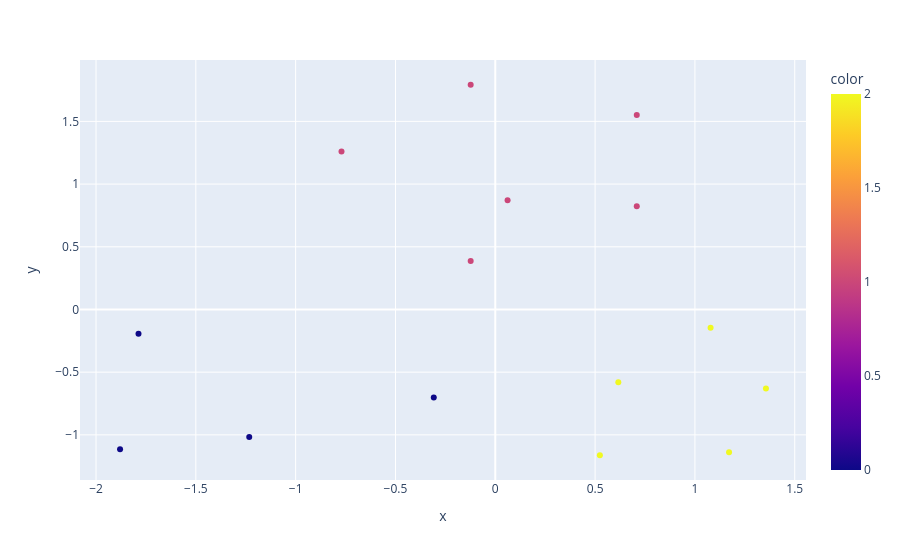

The cell this chart's notebook holds for it:
### Code cell
grafico1 = px.scatter(x = base_salario[:,0], y = base_salario[:,1], color=rotulos)
grafico2 = px.scatter(x = centroides[:,0], y = centroides[:,1], size= [12,12,12])
grafico3 = go.Figure(data = grafico1.data + grafico2.data)
grafico1.show()

### Figure 1 — Plotly figure (JSON) as saved in the notebook; plotly's stock layout.template omitted (floating-point values rounded to 4 significant figures)
{"data": [{"hovertemplate": "x=%{x}<br>y=%{y}<br>color=%{marker.color}<extra></extra>", "legendgroup": "", "marker": {"color": [0, 0, 0, 0, 2, 2, 2, 2, 2, 1, 1, 1, 1, 1, 1], "coloraxis": "coloraxis", "symbol": "circle"}, "mode": "markers", "name": "", "orientation": "v", "showlegend": false, "type": "scatter", "x": [-1.88, -1.233, -1.787, -0.3081, 0.5238, 1.171, 1.356, 0.6163, 1.078, -0.7703, -0.1233, 0.06163, -0.1233, 0.7087, 0.7087], "xaxis": "x", "y": [-1.114, -1.017, -0.1938, -0.7024, -1.163, -1.138, -0.6297, -0.5813, -0.1453, 1.259, 0.3875, 0.8719, 1.792, 0.8235, 1.55], "yaxis": "y"}], "layout": {"coloraxis": {"colorbar": {"title": {"text": "color"}}, "colorscale": [[0, "#0d0887"], [0.1111, "#46039f"], [0.2222, "#7201a8"], [0.3333, "#9c179e"], [0.4444, "#bd3786"], [0.5556, "#d8576b"], [0.6667, "#ed7953"], [0.7778, "#fb9f3a"], [0.8889, "#fdca26"], [1, "#f0f921"]]}, "legend": {"tracegroupgap": 0}, "margin": {"t": 60}, "xaxis": {"anchor": "y", "domain": [0, 1], "title": {"text": "x"}}, "yaxis": {"anchor": "x", "domain": [0, 1], "title": {"text": "y"}}}}
